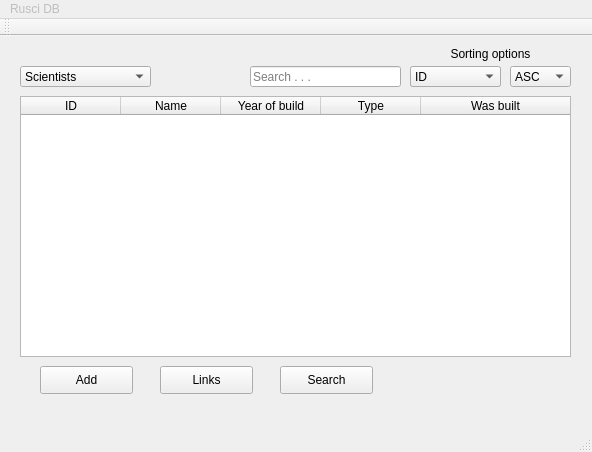
<?xml version="1.0" encoding="UTF-8"?>
<ui version="4.0">
 <class>MainWindow</class>
 <widget class="QMainWindow" name="MainWindow">
  <property name="geometry">
   <rect>
    <x>0</x>
    <y>0</y>
    <width>592</width>
    <height>452</height>
   </rect>
  </property>
  <property name="mouseTracking">
   <bool>false</bool>
  </property>
  <property name="contextMenuPolicy">
   <enum>Qt::DefaultContextMenu</enum>
  </property>
  <property name="windowTitle">
   <string>Listinn</string>
  </property>
  <property name="windowIcon">
   <iconset resource="resources.qrc">
    <normaloff>:/icons/computer2.png</normaloff>:/icons/computer2.png</iconset>
  </property>
  <widget class="QWidget" name="centralWidget">
   <widget class="QPushButton" name="link_button">
    <property name="geometry">
     <rect>
      <x>160</x>
      <y>330</y>
      <width>93</width>
      <height>28</height>
     </rect>
    </property>
    <property name="text">
     <string>Links</string>
    </property>
   </widget>
   <widget class="QPushButton" name="add_button">
    <property name="geometry">
     <rect>
      <x>40</x>
      <y>330</y>
      <width>93</width>
      <height>28</height>
     </rect>
    </property>
    <property name="text">
     <string>Add</string>
    </property>
   </widget>
   <widget class="QPushButton" name="search_button">
    <property name="geometry">
     <rect>
      <x>280</x>
      <y>330</y>
      <width>93</width>
      <height>28</height>
     </rect>
    </property>
    <property name="text">
     <string>Search</string>
    </property>
   </widget>
   <widget class="QTableWidget" name="scientist_table">
    <property name="geometry">
     <rect>
      <x>20</x>
      <y>60</y>
      <width>551</width>
      <height>261</height>
     </rect>
    </property>
    <property name="font">
     <font>
      <weight>50</weight>
      <bold>false</bold>
     </font>
    </property>
    <property name="cursor" stdset="0">
     <cursorShape>PointingHandCursor</cursorShape>
    </property>
    <property name="alternatingRowColors">
     <bool>true</bool>
    </property>
    <property name="selectionBehavior">
     <enum>QAbstractItemView::SelectRows</enum>
    </property>
    <property name="showGrid">
     <bool>false</bool>
    </property>
    <property name="wordWrap">
     <bool>false</bool>
    </property>
    <attribute name="horizontalHeaderShowSortIndicator" stdset="0">
     <bool>false</bool>
    </attribute>
    <attribute name="horizontalHeaderStretchLastSection">
     <bool>true</bool>
    </attribute>
    <attribute name="verticalHeaderVisible">
     <bool>false</bool>
    </attribute>
    <attribute name="verticalHeaderStretchLastSection">
     <bool>false</bool>
    </attribute>
    <column>
     <property name="text">
      <string>ID</string>
     </property>
    </column>
    <column>
     <property name="text">
      <string>Name</string>
     </property>
    </column>
    <column>
     <property name="text">
      <string>Year of birth</string>
     </property>
    </column>
    <column>
     <property name="text">
      <string>Year of death</string>
     </property>
    </column>
    <column>
     <property name="text">
      <string>Gender</string>
     </property>
    </column>
   </widget>
   <widget class="QComboBox" name="sort_combo_scientist">
    <property name="geometry">
     <rect>
      <x>410</x>
      <y>30</y>
      <width>91</width>
      <height>21</height>
     </rect>
    </property>
    <item>
     <property name="text">
      <string>ID</string>
     </property>
    </item>
    <item>
     <property name="text">
      <string>Name</string>
     </property>
    </item>
    <item>
     <property name="text">
      <string>Year of birth</string>
     </property>
    </item>
    <item>
     <property name="text">
      <string>Year of death</string>
     </property>
    </item>
    <item>
     <property name="text">
      <string>Gender</string>
     </property>
    </item>
   </widget>
   <widget class="QLineEdit" name="search_text">
    <property name="geometry">
     <rect>
      <x>250</x>
      <y>30</y>
      <width>151</width>
      <height>21</height>
     </rect>
    </property>
    <property name="placeholderText">
     <string>Search . . .</string>
    </property>
   </widget>
   <widget class="QComboBox" name="display_table_combo">
    <property name="geometry">
     <rect>
      <x>20</x>
      <y>30</y>
      <width>131</width>
      <height>21</height>
     </rect>
    </property>
    <item>
     <property name="text">
      <string>Scientists</string>
     </property>
    </item>
    <item>
     <property name="text">
      <string>Computers</string>
     </property>
    </item>
    <item>
     <property name="text">
      <string>Links</string>
     </property>
    </item>
   </widget>
   <widget class="QComboBox" name="sort_combo_order">
    <property name="geometry">
     <rect>
      <x>510</x>
      <y>30</y>
      <width>61</width>
      <height>21</height>
     </rect>
    </property>
    <item>
     <property name="text">
      <string>ASC</string>
     </property>
    </item>
    <item>
     <property name="text">
      <string>DESC</string>
     </property>
    </item>
   </widget>
   <widget class="QTableWidget" name="computer_table">
    <property name="geometry">
     <rect>
      <x>20</x>
      <y>60</y>
      <width>551</width>
      <height>261</height>
     </rect>
    </property>
    <property name="font">
     <font>
      <weight>50</weight>
      <bold>false</bold>
     </font>
    </property>
    <property name="cursor" stdset="0">
     <cursorShape>PointingHandCursor</cursorShape>
    </property>
    <property name="sizeAdjustPolicy">
     <enum>QAbstractScrollArea::AdjustToContents</enum>
    </property>
    <property name="alternatingRowColors">
     <bool>true</bool>
    </property>
    <property name="selectionBehavior">
     <enum>QAbstractItemView::SelectRows</enum>
    </property>
    <property name="showGrid">
     <bool>false</bool>
    </property>
    <property name="wordWrap">
     <bool>true</bool>
    </property>
    <attribute name="horizontalHeaderShowSortIndicator" stdset="0">
     <bool>false</bool>
    </attribute>
    <attribute name="horizontalHeaderStretchLastSection">
     <bool>true</bool>
    </attribute>
    <attribute name="verticalHeaderVisible">
     <bool>false</bool>
    </attribute>
    <attribute name="verticalHeaderStretchLastSection">
     <bool>false</bool>
    </attribute>
    <column>
     <property name="text">
      <string>ID</string>
     </property>
    </column>
    <column>
     <property name="text">
      <string>Name</string>
     </property>
    </column>
    <column>
     <property name="text">
      <string>Year of build</string>
     </property>
    </column>
    <column>
     <property name="text">
      <string>Type</string>
     </property>
    </column>
    <column>
     <property name="text">
      <string>Was built</string>
     </property>
    </column>
   </widget>
   <widget class="QComboBox" name="sort_combo_computer">
    <property name="geometry">
     <rect>
      <x>410</x>
      <y>30</y>
      <width>91</width>
      <height>21</height>
     </rect>
    </property>
    <item>
     <property name="text">
      <string>ID</string>
     </property>
    </item>
    <item>
     <property name="text">
      <string>Name</string>
     </property>
    </item>
    <item>
     <property name="text">
      <string>Year of build</string>
     </property>
    </item>
    <item>
     <property name="text">
      <string>Type</string>
     </property>
    </item>
    <item>
     <property name="text">
      <string>Was built</string>
     </property>
    </item>
   </widget>
   <widget class="QLabel" name="sort_label">
    <property name="geometry">
     <rect>
      <x>410</x>
      <y>10</y>
      <width>161</width>
      <height>16</height>
     </rect>
    </property>
    <property name="text">
     <string>Sorting options</string>
    </property>
    <property name="alignment">
     <set>Qt::AlignCenter</set>
    </property>
   </widget>
   <zorder>scientist_table</zorder>
   <zorder>computer_table</zorder>
   <zorder>link_button</zorder>
   <zorder>add_button</zorder>
   <zorder>search_button</zorder>
   <zorder>sort_combo_scientist</zorder>
   <zorder>search_text</zorder>
   <zorder>display_table_combo</zorder>
   <zorder>sort_combo_order</zorder>
   <zorder>sort_combo_computer</zorder>
   <zorder>sort_label</zorder>
  </widget>
  <widget class="QMenuBar" name="menuBar">
   <property name="geometry">
    <rect>
     <x>0</x>
     <y>0</y>
     <width>592</width>
     <height>21</height>
    </rect>
   </property>
   <widget class="QMenu" name="menuRusci_DB">
    <property name="enabled">
     <bool>false</bool>
    </property>
    <property name="title">
     <string>Rusci DB</string>
    </property>
   </widget>
   <addaction name="menuRusci_DB"/>
  </widget>
  <widget class="QToolBar" name="mainToolBar">
   <attribute name="toolBarArea">
    <enum>TopToolBarArea</enum>
   </attribute>
   <attribute name="toolBarBreak">
    <bool>false</bool>
   </attribute>
  </widget>
  <widget class="QStatusBar" name="statusBar"/>
 </widget>
 <layoutdefault spacing="6" margin="11"/>
 <resources>
  <include location="resources.qrc"/>
 </resources>
 <connections/>
</ui>
